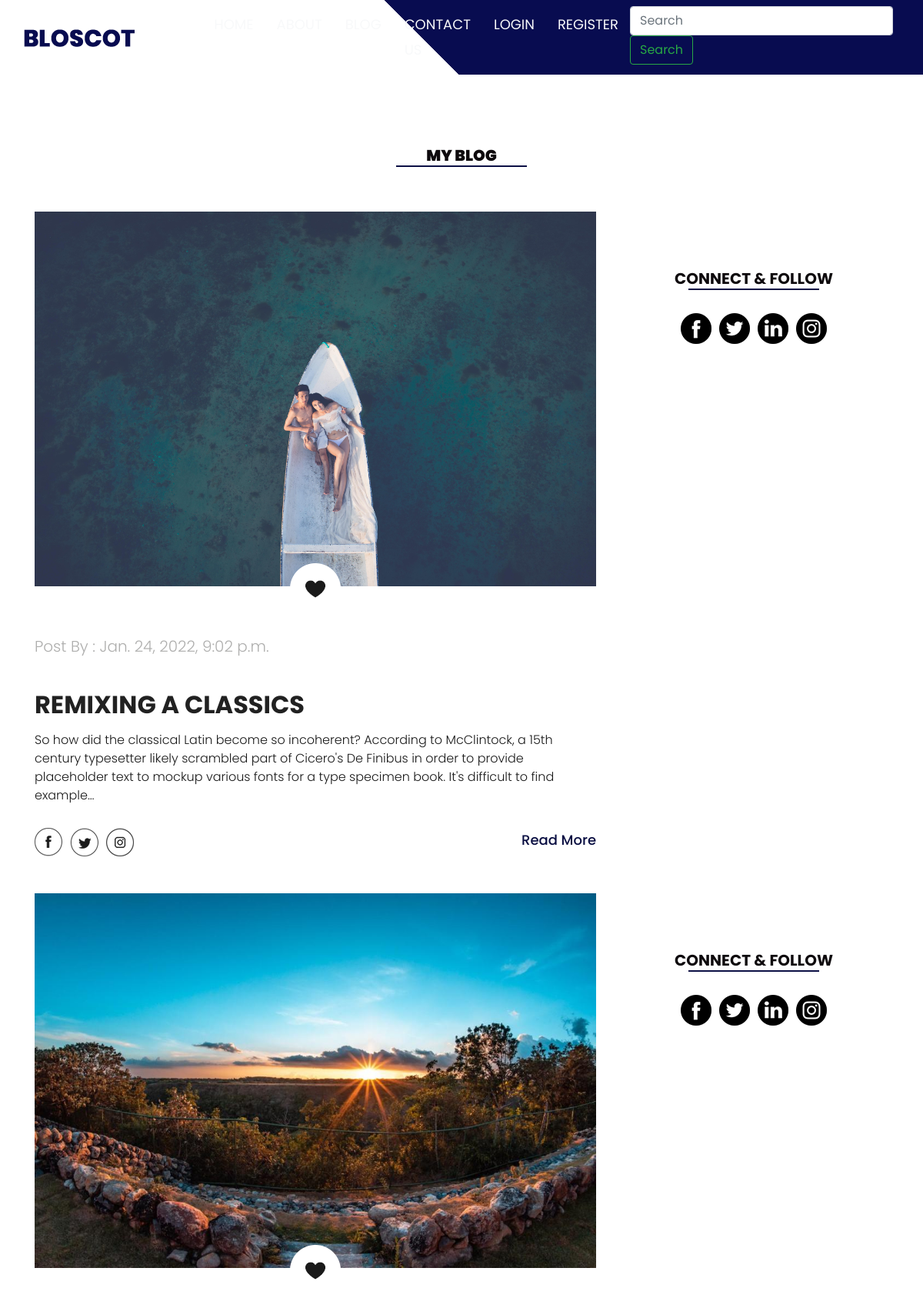
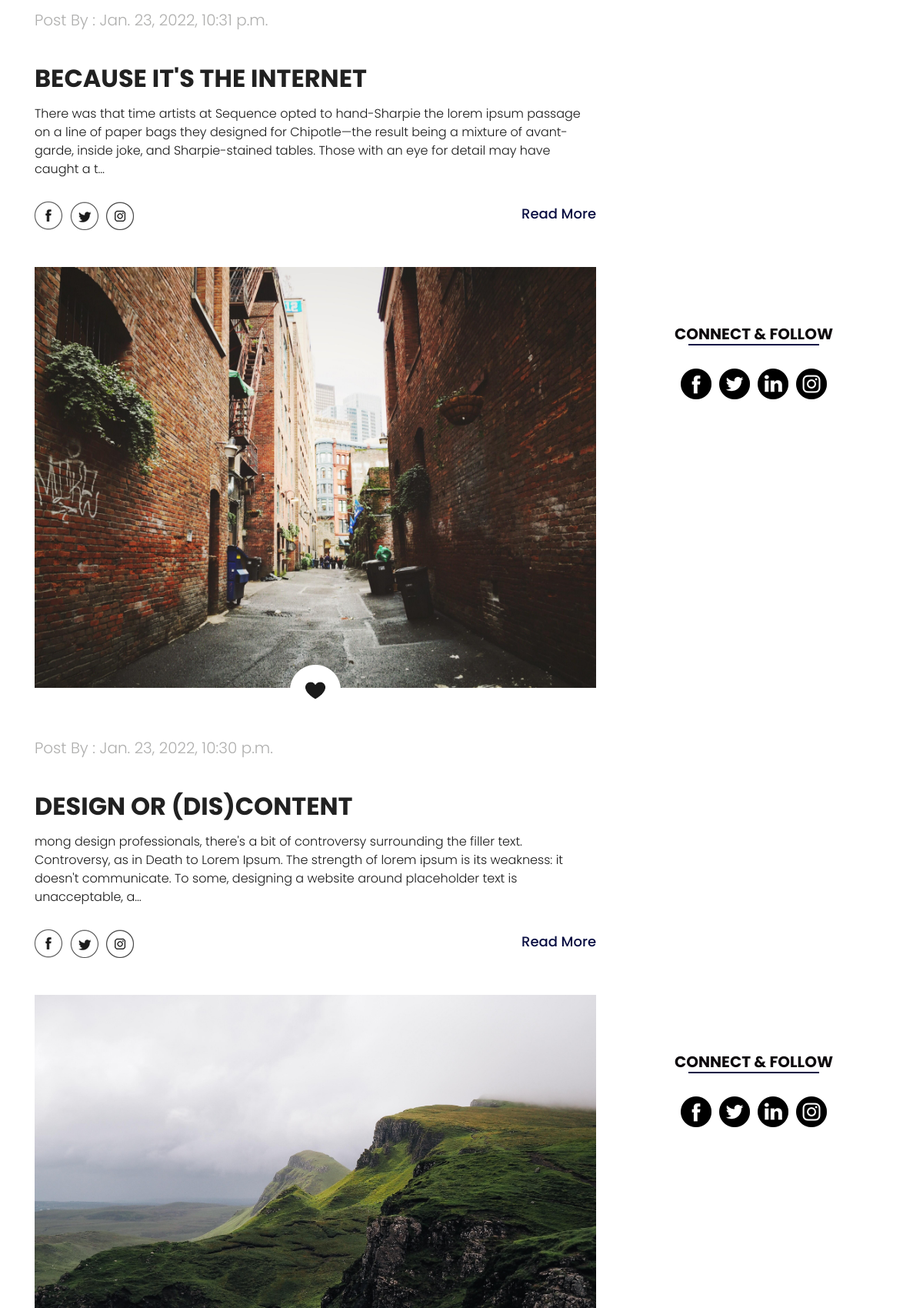
Page /post/blog/ (upper part) on the committed database (2 pictures, top to bottom).
### post/models.py (models this page shows, shortened)
class Post(models.Model):
    title = models.CharField(max_length=100)
    slug = models.SlugField(max_length=110, unique=True, editable=False)
    content = models.TextField()
    publishing_date = models.DateTimeField(auto_now=True)
    image = models.ImageField(blank = False)
    facebook = models.URLField(max_length=100, blank=True)
    twitter = models.URLField(max_length=100, blank=True)
    linkedin = models.URLField(max_length=100, blank=True)
    instagram = models.URLField(max_length=100, blank=True)
    def get_absolute_url(self):
        return reverse('post_detail', kwargs={'slug':self.slug})
    class Meta:
       ordering = ('-publishing_date', 'id')

### post/views.py (the view)
# urls.py: path('blog/', views.post_list, name="post_list"),
def post_list(request):
    posts = Post.objects.all()
    query = request.GET.get('q')
    if query:
        posts = posts.filter(
            Q(title__icontains=query) |
            Q(content__icontains=query)
        ).distinct()
    paginator = Paginator(posts, 4)
    page = request.GET.get('page')
    try:
        posts = paginator.page(page)
    except PageNotAnInteger:
        posts = paginator.page(1)
    except EmptyPage:
        posts = paginator.page(paginator.num_pages)
    context = {
        'posts' : posts,
    }
    return render(request, 'blog.html', context )

### templates/blog.html (shortened to what this page needs)
{% extends 'partials/base.html' %}
{% load static %}
{% block content %}
      <div class="about_section layout_padding">
         <h1 class="text-center follow_text"><strong>MY BLOG</strong></h1>
         <div class="container">
            <div class="row">
               {% for post in posts %}
               <div class="col-lg-8 col-sm-12 mt-5">
                  <div class="about_img"><img src="{{post.image.url}}"></div>
                  <div class="like_icon"><img src="{% static 'images/like-icon.png' %}"></div>
                  <p class="post_text">Post By : {{post.publishing_date}}</p>
                  <h2 class="most_text"> <a href= "{{ post.get_absolute_url }}" title = "">{{post.title}}</a>
                  </h2>
                  <p class="lorem_text">{{post.content|truncatechars:270 }}</p>
                  <div class="social_icon_main">
                     <div class="social_icon">
                        <ul>
                           <li><a href="{{post.facebook}}"><img src="{% static 'images/fb-icon.png' %}"></a></li>
                           <li><a href="{{post.twiter}}"><img src="{% static 'images/twitter-icon.png' %}"></a></li>
                           <li><a href="{{post.instagram}}"><img src="{% static 'images/instagram-icon.png' %}"></a></li>
                        </ul>
                     </div>
                     <div class="read_bt"><a href="{{ post.get_absolute_url }}">Read More</a></div>
                  </div>
               </div>
               <div class="col-lg-4 col-sm-12">
                  <div class="about_main">
                     <h1 class="follow_text">CONNECT & FOLLOW</h1>
                     <div class="follow_icon">
                        <ul>
                           <li><a href="{{post.facebook}}"><img src="{% static 'images/fb-icon-1.png' %}"></a></li>
                           <li><a href="{{post.twitter}}"><img src="{% static 'images/twitter-icon-1.png' %}"></a></li>
                           <li><a href="{{post.linkedin}}"><img src="{% static 'images/linkedin-icon-1.png' %}"></a></li>
                           <li><a href="{{post.instagram}}"><img src="{% static 'images/instagram-icon-1.png' %}"></a></li>
                        </ul>
                     </div>
                  </div>
               </div>
               {% endfor %}
            </div>
      </div>
   {% endblock %}

### static/css/style.css (style rules this page uses)
* { box-sizing: border-box !important; transition: ease all 0.5s; }
html { scroll-behavior: smooth; }
body { color: #666666; font-size: 14px; font-family: Poppins; line-height: 1.80857; font-weight: normal; overflow-x: hidden; }
a { color: #1f1f1f; text-decoration: none !important; outline: none !important; -webkit-transition: all .3s ease-in-out; -moz-transition: all .3s ease-in-out; -ms-transition: all .3s ease-in-out; -o-transition: all .3s ease-in-out; transition: all .3s ease-in-out; }
h1, h2, h3, h4, h5, h6 { letter-spacing: 0; font-weight: normal; position: relative; padding: 0 0 10px 0; font-weight: normal; line-height: normal; color: #111111; margin: 0 }
h1 { font-size: 24px }
h2 { font-size: 22px }
*, *::after, *::before { -webkit-box-sizing: border-box; -moz-box-sizing: border-box; box-sizing: border-box; }
h1 a, h2 a, h3 a, h4 a, h5 a, h6 a { color: #212121; text-decoration: none!important; opacity: 1 }
ul, li, ol { margin: 0px; padding: 0px; list-style: none; }
p { margin: 20px; font-weight: 300; font-size: 15px; line-height: 24px; }
a { color: #222222; text-decoration: none; outline: none !important; }
a, .btn { text-decoration: none !important; outline: none !important; -webkit-transition: all .3s ease-in-out; -moz-transition: all .3s ease-in-out; -ms-transition: all .3s ease-in-out; -o-transition: all .3s ease-in-out; transition: all .3s ease-in-out; }
img { max-width: 100%; height: auto; }
.layout_padding { padding-top: 90px; padding-bottom: 0px; }
.about_section { width: 100%; float: left; padding-top: 90px; }
.about_img { width: 100%; float: left; }
.like_icon { width: 100%; float: left; text-align: center; position: relative; bottom: 30px; }
.post_text { width: 100%; float: left; font-size: 20px; color: #afafae; margin: 0px; }
.most_text { width: 100%; float: left; font-size: 32px; color: #1a1a1a; padding-top: 20px; font-weight: bold; margin-top: 20px; }
.lorem_text { width: 100%; float: left; font-size: 16px; color: #1a1a1a; margin: 0px; }
.social_icon_main { width: 100%; display: flex; }
.social_icon { width: 100%; float: left; padding-top: 30px; }
.social_icon ul { margin: 0px; padding: 0px; }
.social_icon li { float: left; padding-right: 10px; }
.read_bt { width: 150px; float: right; text-align: right; padding-top: 30px; }
.read_bt a { font-size: 18px; color: #090e42; font-weight: 500; }
.about_main { width: 100%; float: left; padding-top: 120px; }
.follow_text { width: 100%; margin: 0 auto; text-align: center; font-size: 20px; font-weight: bold; color: #0e0a0d; text-transform: uppercase; }
.follow_text::after { content: ''; position: absolute; background-color: #0c1045; width: 170px; height: 2px; left: 0px; right: 0px; margin: 0 auto; bottom: 10px; }
.follow_icon { width: 100%; margin: 0 auto; padding-top: 20px; text-align: center; }
.follow_icon ul { margin: 0px; padding: 0px; display: inline-block; text-align: center; }
.follow_icon li { float: left; padding: 0px 5px; }

### rows in the picture
Post: image (picture), publishing_date "Jan. 24, 2022, 9:02 p.m.", title "REMIXING A CLASSICS", content "So how did the classical Latin become so incoherent? According to McClintock, a 15th century typesetter likely scrambled part of Cicero's De Finibus in order to provide placeholder text to mockup various fonts for a type specimen book. It's difficult to find example…"
Post: image (picture), publishing_date "Jan. 23, 2022, 10:31 p.m.", title "BECAUSE IT'S THE INTERNET", content "There was that time artists at Sequence opted to hand-Sharpie the lorem ipsum passage on a line of paper bags they designed for Chipotle—the result being a mixture of avant-garde, inside joke, and Sharpie-stained tables. Those with an eye for detail may have caught a t…"
Post: image (picture), publishing_date "Jan. 23, 2022, 10:30 p.m.", title "DESIGN OR (DIS)CONTENT", content "mong design professionals, there's a bit of controversy surrounding the filler text. Controversy, as in Death to Lorem Ipsum. The strength of lorem ipsum is its weakness: it doesn't communicate. To some, designing a website around placeholder text is unacceptable, a…"
Post: image (picture)
